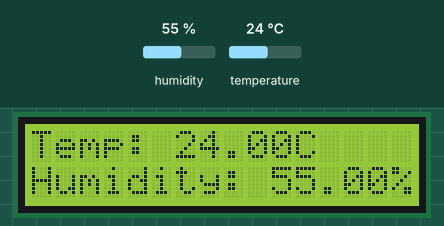
This sketch was run on a simulated Arduino Uno, built with avr-gcc and run on an emulated ATmega328P. Parts: 16×2 character LCD. Inputs (shaded band) come from the test bench; at power-on: humidity 55 %, temperature 24 °C.

Above: at 1.2 s.
1.3 s: humidity set to 22 %
At 3.1 s:
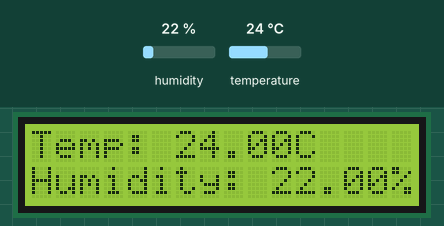
4.0 s: temperature set to 12 °C
At 5.1 s:
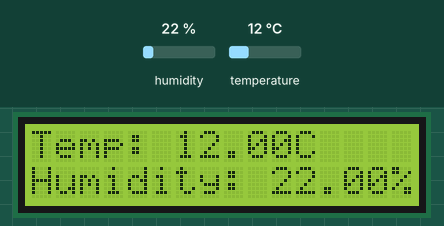
6.7 s: humidity set to 40 %
At 9.0 s:
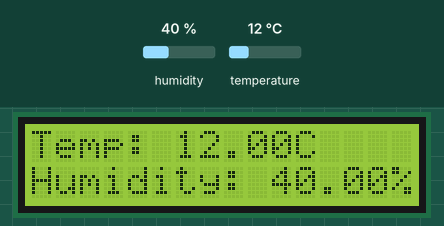
9.6 s: temperature set to 19 °C
At 11.0 s:
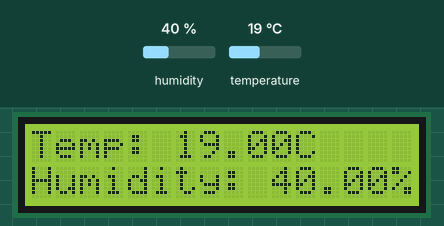
Timing chart, 0 to 12.6 s (numbered marks = the images above; inputs shaded):
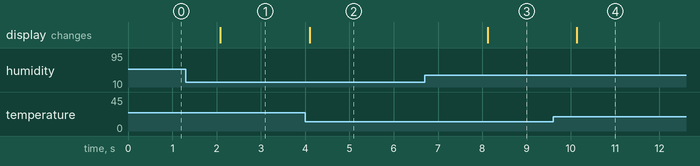

The sketch:

DHT_and_LCD_.ino
```cpp
#include <DHT.h>
#include <LiquidCrystal.h>

#define DHT_PIN 2     // Replace with your DHT sensor pin
#define DHT_TYPE DHT22  // Use DHT11, DHT21, or DHT22 depending on your sensor

DHT dht(DHT_PIN, DHT_TYPE);

LiquidCrystal lcd(12, 11, 5, 4, 3, 2); // Initialize the LCD with the appropriate pins

void setup() {
  Serial.begin(9600);
  dht.begin();
  lcd.begin(16, 2);  // Set up the LCD to have 16 columns and 2 rows
}

void loop() {
  float humidity = dht.readHumidity();
  float temperature = dht.readTemperature();

  if (isnan(humidity) || isnan(temperature)) {
    Serial.println("Failed to read from DHT sensor!");
    return;
  }

  lcd.clear();  // Clear the LCD screen

  lcd.setCursor(0, 0);  // Set the cursor to the start of the first row
  lcd.print("Temp: ");
  lcd.print(temperature);
  lcd.print("C");

  lcd.setCursor(0, 1);  // Set the cursor to the start of the second row
  lcd.print("Humidity: ");
  lcd.print(humidity);
  lcd.print("%");

  delay(2000); // Delay for 2 seconds before taking the next reading
}
```

Measured:
- after the input at 1.3 s, the display: changes after 0.79 s (image 1)
- after the input at 4.0 s, the display: changes after 0.10 s (image 2)
- after the input at 6.7 s, the display: changes after 1.4 s (image 3)
- after the input at 9.6 s, the display: changes after 0.54 s (image 4)
